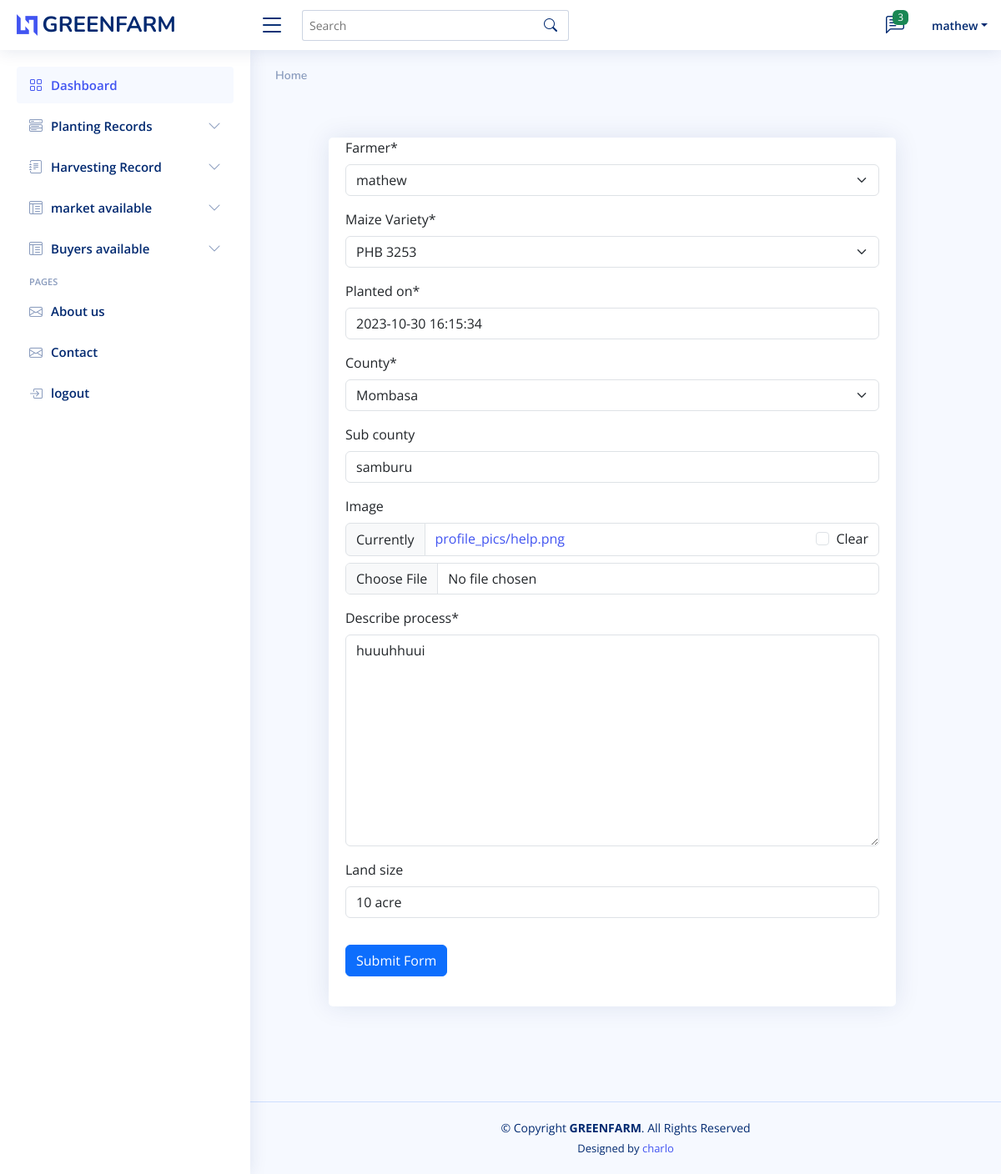
The page /planting/update/1/ (signed in) on the database its author committed.
### gfarm/models.py (models this page shows, shortened)
class PlantingRecords(models.Model):
    farmer = models.ForeignKey(User, on_delete=models. CASCADE, default="username")
    Maize_Variety = models.CharField(max_length=100, choices=VARIETY)
    planted_on=models.DateTimeField(default=datetime.now)
    county = models.CharField(max_length=100, choices=COUNTIES, default='mombasa')
    sub_county = models.CharField(blank=True, null=True, max_length=100)
    land_size = models.CharField(blank=True, null=True, max_length=100)
    image = models.ImageField(upload_to="profile_pics", blank=True, null=True)
    describe_process = models.TextField()

### gfarm/views.py (the view)
# urls.py: path('planting/update/<str:pk>/', PlantingRecordsUpdateView.as_view(), name="planting-update"),
class PlantingRecordsUpdateView(LoginRequiredMixin, UpdateView):
    model = PlantingRecords
    fields = ['farmer','Maize_Variety','planted_on', 'county','sub_county','image','describe_process','land_size']
    template_name = "update_PlantingRecords_form.html"
    success_url = reverse_lazy("PlantingRecords")

### gfarm/templates/update_PlantingRecords_form.html (shortened to what this page needs)
{% extends 'base.html' %} {% block body %} {% load static %}{%load crispy_forms_tags %}
<main id="main" class="main">
    <div class="pagetitle">
        <nav>
            <ol class="breadcrumb">
                <li class="breadcrumb-item"><a href="/">Home</a></li>
            </ol>
        </nav>
    </div>
    <section class="section" style="margin: 4rem;">
        <div class="row">
            <div class="col-lg-12">
                <div class="card" style="margin-right: 2rem;">
                    <div class="card-body">
                        <form method="POST" enctype="multipart/form-data">
                            <div class="row mb-3">
                                <div class="col-sm-12">
                                    {{ form|crispy }}
                                </div>
                            </div>
                            <div class="row mb-3">
                                <div class="col-sm-10">
                                    <button type="submit" class="btn btn-primary">Submit Form</button>
                                </div>
                            </div>
                        </form>
                    </div>
                </div>
            </div>
        </div>
    </section>
</main>
{% endblock %}

### gfarm/templates/base.html (shortened to what this page needs)
{% load static %}
<!DOCTYPE html>
<html lang="en">
<head>
    <link href="{% static 'assets/vendor/bootstrap/css/bootstrap.min.css' %}" rel="stylesheet">
    <link href="{% static 'assets/vendor/bootstrap-icons/bootstrap-icons.css' %}" rel="stylesheet">
    <link href="{% static 'assets/vendor/boxicons/css/boxicons.min.css' %}" rel="stylesheet">
    <link href="{% static 'assets/vendor/quill/quill.snow.css' %}" rel="stylesheet">
    <link href="{% static 'assets/vendor/quill/quill.bubble.css' %}" rel="stylesheet">
    <link href="{% static 'assets/vendor/remixicon/remixicon.css' %}" rel="stylesheet">
    <link href="{% static 'assets/vendor/simple-datatables/style.css' %}" rel="stylesheet">
    <link href="{% static 'assets/css/style.css' %}" rel="stylesheet">
</head>
<body>
    <header id="header" class="header fixed-top d-flex align-items-center">
        <div class="d-flex align-items-center justify-content-between">
            <a href="/" class="logo d-flex align-items-center">
                <img src="{%static 'assets/img/logo.png'%}" alt="">
                <span class="d-none d-lg-block">GREENFARM</span>
            </a>
            <i class="bi bi-list toggle-sidebar-btn"></i>
        </div>
        <div class="search-bar">
            <form class="search-form d-flex align-items-center" method="POST" action="#">
                <input type="text" name="query" placeholder="Search" title="Enter search keyword">
                <button type="submit" title="Search"><i class="bi bi-search"></i></button>
            </form>
        </div>
        <nav class="header-nav ms-auto">
            <ul class="d-flex align-items-center">
                <li class="nav-item dropdown">
                    <a class="nav-link nav-icon" href="#" data-bs-toggle="dropdown">
                        <i class="bi bi-chat-left-text"></i>
                        <span class="badge bg-success badge-number">3</span>
                    </a>
                </li>
                <li class="nav-item dropdown pe-3">
                    <a class="nav-link nav-profile d-flex align-items-center pe-0" href="#" data-bs-toggle="dropdown">
                        <span class="d-none d-md-block dropdown-toggle ps-2">{{user.username}}</span>
                    </a>
                </li>
            </ul>
        </nav>
    </header>
    <aside id="sidebar" class="sidebar">
        <ul class="sidebar-nav" id="sidebar-nav">
            <li class="nav-item">
                <a class="nav-link " href="/">
                    <i class="bi bi-grid"></i>
                    <span>Dashboard</span>
                </a>
            </li>
            <li class="nav-item">
                <a class="nav-link collapsed" data-bs-target="#components-nav" data-bs-toggle="collapse" href="#">
                    <i class="bi bi-menu-button-wide"></i><span>Planting Records</span><i class="bi bi-chevron-down ms-auto"></i>
                </a>
            </li>
            <li class="nav-item">
                <a class="nav-link collapsed" data-bs-target="#forms-nav" data-bs-toggle="collapse" href="#">
                    <i class="bi bi-journal-text"></i><span>Harvesting Record</span><i class="bi bi-chevron-down ms-auto"></i>
                </a>
            </li>
            <li class="nav-item">
                <a class="nav-link collapsed" data-bs-target="#tables-nav" data-bs-toggle="collapse" href="#">
                    <i class="bi bi-layout-text-window-reverse"></i><span>market available</span><i class="bi bi-chevron-down ms-auto"></i>
                </a>
            </li>
              <li class="nav-item">
                <a class="nav-link collapsed" data-bs-target="#tables-nav" data-bs-toggle="collapse" href="#">
                    <i class="bi bi-layout-text-window-reverse"></i><span>Buyers available</span><i class="bi bi-chevron-down ms-auto"></i>
                </a>
                </li>
                </ul>
            <li class="nav-heading">Pages</li>
        <li class="nav-item">
                <a class="nav-link collapsed" href="/about/">
                    <i class="bi bi-envelope"></i>
                    <span>About us</span>
                </a>
            </li>
            <li class="nav-item">
                <a class="nav-link collapsed" href="/add_contact/">
                    <i class="bi bi-envelope"></i>
                    <span>Contact</span>
                </a>
            </li>
{% if user.is_authenticated %}
            <li class="nav-item">
                <a class="nav-link collapsed" href="/logout/">
                    <i class="bi bi-box-arrow-in-right"></i>
                    <span>logout</span>
                </a>
            </li>
            {% endif %}
    </aside>
    {% block body %} {% endblock %}
    <footer id="footer" class="footer">
        <div class="copyright">
            &copy; Copyright <strong><span>GREENFARM</span></strong>. All Rights Reserved
        </div>
        <div class="credits">
            Designed by <a href="https://bootstrapmade.com/">charlo</a>
        </div>
    </footer>
</body>
</html>

### static/assets/css/style.css (style rules this page uses)
:root { scroll-behavior: smooth; }
body { font-family: "Open Sans", sans-serif; background: #f6f9ff; color: #444444; }
a { color: #4154f1; text-decoration: none; }
#main { margin-top: 60px; padding: 20px 30px; transition: all 0.3s; }
.pagetitle { margin-bottom: 10px; }
.card { margin-bottom: 30px; border: none; border-radius: 5px; box-shadow: 0px 0 30px rgba(1, 41, 112, 0.1); }
.card-body { padding: 0 20px 20px 20px; }
.breadcrumb { font-size: 14px; font-family: "Nunito", sans-serif; color: #899bbd; font-weight: 600; }
.breadcrumb a { color: #899bbd; transition: 0.3s; }
.breadcrumb .breadcrumb-item::before { color: #899bbd; }
.logo { line-height: 1; }
@media (min-width: 1200px) { .logo { width: 280px; } }
.logo img { max-height: 26px; margin-right: 6px; }
.logo span { font-size: 26px; font-weight: 700; color: #012970; font-family: "Nunito", sans-serif; }
.header { transition: all 0.5s; z-index: 997; height: 60px; box-shadow: 0px 2px 20px rgba(1, 41, 112, 0.1); background-color: #fff; padding-left: 20px; }
.header .toggle-sidebar-btn { font-size: 32px; padding-left: 10px; cursor: pointer; color: #012970; }
.header .search-bar { min-width: 360px; padding: 0 20px; }
.header .search-form { width: 100%; }
.header .search-form input { border: 0; font-size: 14px; color: #012970; border: 1px solid rgba(1, 41, 112, 0.2); padding: 7px 38px 7px 8px; border-radius: 3px; transition: 0.3s; width: 100%; }
.header .search-form button { border: 0; padding: 0; margin-left: -30px; background: none; }
.header .search-form button i { color: #012970; }
.header-nav ul { list-style: none; }
.header-nav>ul { margin: 0; padding: 0; }
.header-nav .nav-icon { font-size: 22px; color: #012970; margin-right: 25px; position: relative; }
.header-nav .nav-profile { color: #012970; }
.header-nav .nav-profile span { font-size: 14px; font-weight: 600; }
.header-nav .badge-number { position: absolute; inset: -2px -5px auto auto; font-weight: normal; font-size: 12px; padding: 3px 6px; }
.sidebar { position: fixed; top: 60px; left: 0; bottom: 0; width: 300px; z-index: 996; transition: all 0.3s; padding: 20px; overflow-y: auto; scrollbar-width: thin; scrollbar-color: #aab7cf transparent; box-shadow: 0px 0px 20px rgba(1, 41, 112, 0.1); background-color: #fff; }
@media (min-width: 1200px) { #main, #footer { margin-left: 300px; } }
.sidebar-nav { padding: 0; margin: 0; list-style: none; }
.sidebar-nav li { padding: 0; margin: 0; list-style: none; }
.sidebar-nav .nav-item { margin-bottom: 5px; }
.sidebar-nav .nav-heading { font-size: 11px; text-transform: uppercase; color: #899bbd; font-weight: 600; margin: 10px 0 5px 15px; }
.sidebar-nav .nav-link { display: flex; align-items: center; font-size: 15px; font-weight: 600; color: #4154f1; transition: 0.3; background: #f6f9ff; padding: 10px 15px; border-radius: 4px; }
.sidebar-nav .nav-link i { font-size: 16px; margin-right: 10px; color: #4154f1; }
.sidebar-nav .nav-link.collapsed { color: #012970; background: #fff; }
.sidebar-nav .nav-link.collapsed i { color: #899bbd; }
.sidebar-nav .nav-link .bi-chevron-down { margin-right: 0; transition: transform 0.2s ease-in-out; }
.footer { padding: 20px 0; font-size: 14px; transition: all 0.3s; border-top: 1px solid #cddfff; }
.footer .copyright { text-align: center; color: #012970; }
.footer .credits { padding-top: 5px; text-align: center; font-size: 13px; color: #012970; }

### rows shown on the page
PlantingRecords: farmer "mathew", Maize_Variety "PHB 3253", planted_on "2023-10-30 16:15:34", county "Mombasa", sub_county "samburu", describe_process "huuuhhuui", land_size "10 acre"

### other values the page prints
{{ user.username }} "mathew"
